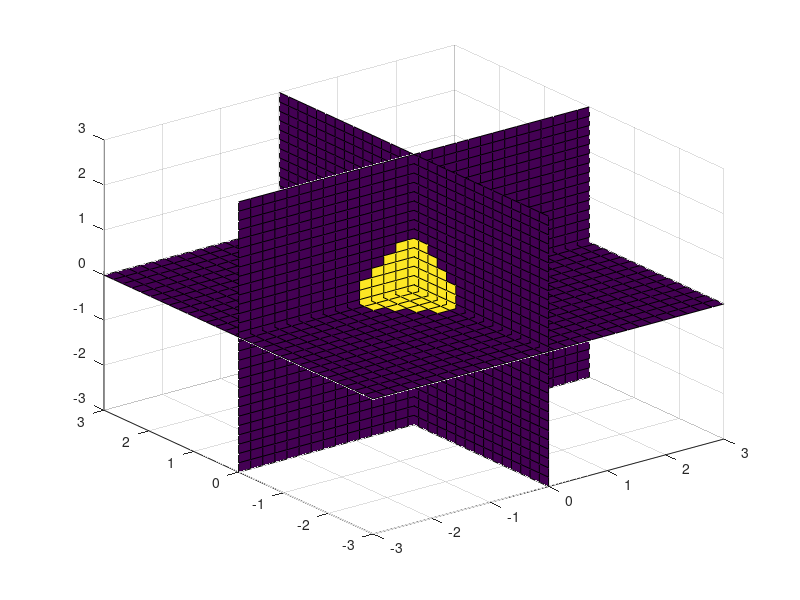

Recreate this plot in MATLAB. (Note: this script raises an error after producing the figure.)
% HW4 Laplacian MATLAB Implelementation

close all

Q = 1;
a = 1;
eps = 8.854e-12;

nPts = 30;

x = linspace(-3*a,3*a,nPts);
y = linspace(-3*a,3*a,nPts);
z = linspace(-3*a,3*a,nPts);
laplac = zeros(nPts,nPts,nPts);

[X,Y,Z] = meshgrid(x,y,z);

% magnitude < a
for i = 1:nPts
    for j = 1:nPts
        for k = 1:nPts
            mag = sqrt(x(i)^2 + y(j)^2 + z(k)^2);
            
            if mag < a
                laplac(i,j,k) = (3*Q)/(4*a^3*eps*pi);
            else
                laplac(i,j,k) = 0;
            end
        end
    end
end

s = slice(X,Y,Z,laplac,0,0,0);
s(1).EdgeColor = 'none';
s(2).EdgeColor = 'none';
s(3).EdgeColor = 'none';
colorbar